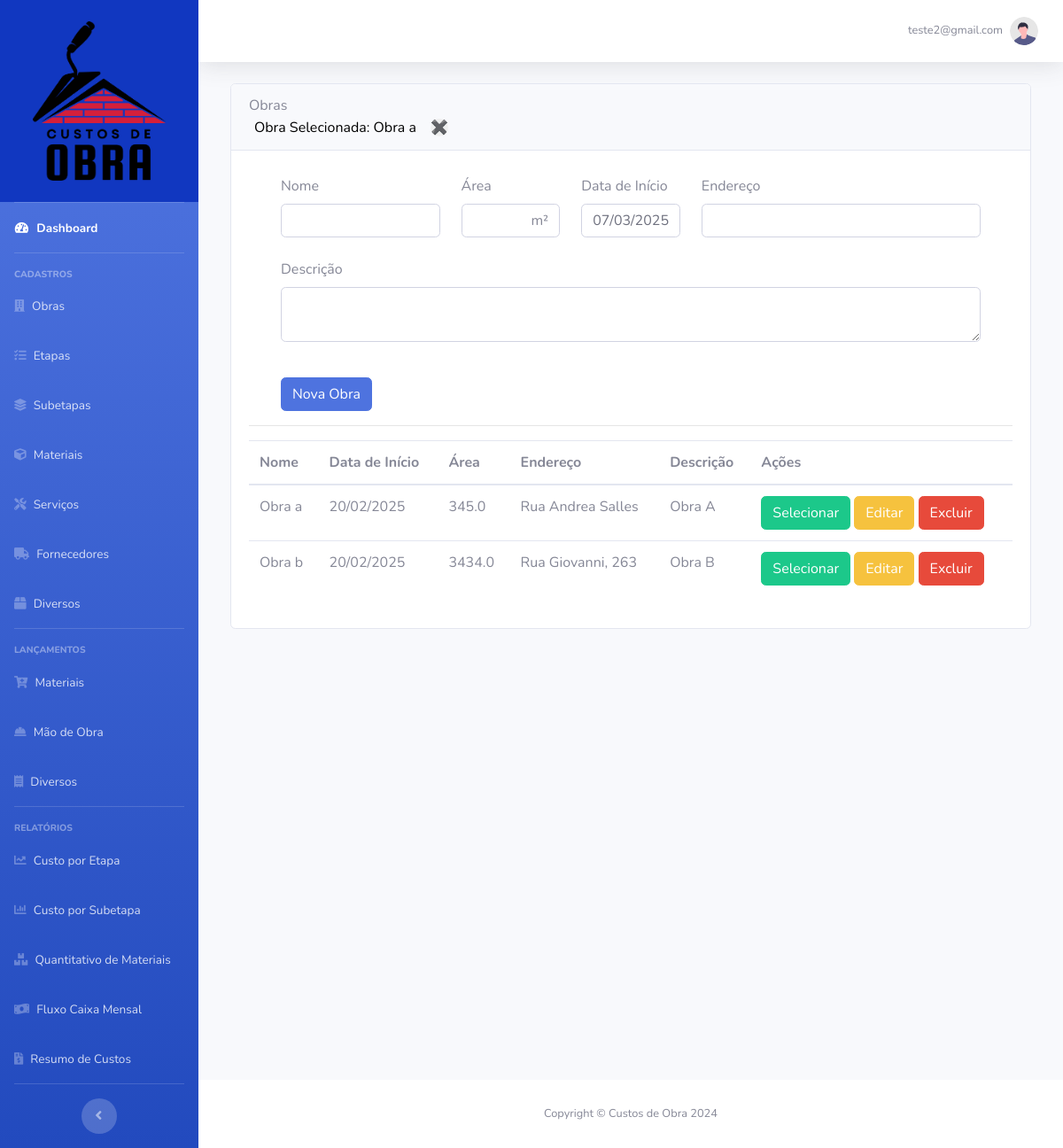
Screenshot of /cadastro/obras (signed in) with the database file from the repository.
### base_dir/models.py (models this page shows)
class Usuario(db.Model, UserMixin):
    id = db.Column(db.Integer, primary_key=True)
    email = db.Column(db.String(120), unique=True, nullable=False)
    senha = db.Column(db.String(60), nullable=False)
    nivel = db.Column(db.Integer, nullable=False)
    plano = db.Column(db.String(60), nullable=False)
    obra_selecionada = db.Column(db.Integer)
    obras = db.relationship("Obra", backref="usuario", lazy=True)
    etapas = db.relationship("Etapa", backref="usuario", lazy=True)
    subetapas = db.relationship("Subetapa", backref="usuario", lazy=True)
    materiais = db.relationship("Materiais", backref="usuario", lazy=True)
    servicos = db.relationship("Servicos", backref="usuario", lazy=True)
    fornecedores = db.relationship("Fornecedores", backref="usuario", lazy=True)
    diversos = db.relationship("Diversos", backref="usuario", lazy=True)

class Obra(db.Model):
    id = db.Column(db.Integer, primary_key=True)
    nome = db.Column(db.String(90), nullable=False)
    endereco = db.Column(db.String(90), nullable=False)
    data_inicio = db.Column(DateTime, nullable=False)
    area = db.Column(db.Float, nullable=False)
    descricao = db.Column(db.Text, nullable=False)
    usuario_id = db.Column(db.Integer, db.ForeignKey("usuario.id"), nullable=False)
    lancamentos_custo = db.relationship(
        "LancamentoCusto", back_populates="obra", lazy=True
    )
    lancamentos_servico = db.relationship(
        "LancamentoServico", back_populates="obra", lazy=True
    )
    lancamentos_diverso = db.relationship(
        "LancamentoDiverso", back_populates="obra", lazy=True
    )

### base_dir/routes.py (the view, shortened to what this page needs)
@app.route("/cadastro/obras", methods=["GET", "POST"])
@login_required
def obras():
    usuario = current_user
    form_nova_obra = FormNovaObra()
    prev_page = request.args.get("prev_page")
    obra_id = request.form.get("obra_id")
    action = request.form.get("action")
    obra_selecionada = Obra.query.filter_by(id=usuario.obra_selecionada).first()
    return render_template(
        "obras.html",
        form_nova_obra=form_nova_obra,
        usuario=usuario,
        obra_selecionada=obra_selecionada,
        prev_page=prev_page,
    )

### base_dir/forms.py (shortened to what this page needs)
class FormNovaObra(FlaskForm):
    nome = StringField("Nome", validators=[DataRequired()])
    endereco = StringField("Endereço", validators=[DataRequired()])
    area = StringField("Área", validators=[DataRequired(), validate_numerical_decimal])
    data_inicio = StringField(
        "Data de Início",
        validators=[DataRequired()],
        default=datetime.now().strftime("%d/%m/%Y"),
    )
    descricao = TextAreaField("Descrição")
    botao_novaobra = SubmitField("Nova Obra")

### base_dir/models.py (called while the page is built)
@login_manager.user_loader
def load_usuario(id_usuario):
    return Usuario.query.get(id_usuario)

### base_dir/templates/obras.html (shortened to what this page needs)
{% extends 'base.html' %}
{% block body %}
<div id="registration-works" class="col out-sidebar">
   <div class="card">
      <div class="card-header card-header-padrao">
         <div class="card-titulo-padrao">
            Obras
         </div>
         <div class="card-subtitulo-padrao">
            <a href="{{ url_for('obras') }}">
               {% if obra_selecionada %}
               <div style="display: flex; align-items: center; gap: 10px;">
                  <form method="POST" action="{{ url_for('desselecionar_obra') }}"
                     style="display: flex; align-items: center; gap: 10px; border: none; background: none;">
                     <button type="submit" class="obra-selecionada-btn" title="Desselecionar Obra">
                        Obra Selecionada: {{ obra_selecionada.nome.capitalize() }}
                     </button>
                     <button type="submit" class="btn-exclude" title="Desselecionar Obra">
                        ✖
                     </button>
                  </form>
               </div>
               {% else %}
               Nenhuma obra foi selecionada!
               {% endif %}
            </a>
         </div>
      </div>
      <div class="card-body">
         <div class="col-md-12 mx-auto">
            <form method="POST" action="" id="novaObraForm">
               <div class="container">
                  <div class="row">
                     <div class="col-md-3">
                        <div class="form-group mt-2">
                           {{ form_nova_obra.nome.label(class="form-control-label") }}
                           {% if form_nova_obra.nome.errors %}
                           {{ form_nova_obra.nome(class="form-control is-invalid") }}
                           <div class="invalid-feedback">
                              {% for erro in form_nova_obra.nome.errors %}
                              {{ erro }}
                              {% endfor %}
                           </div>
                           {% else %}
                           {{ form_nova_obra.nome(class="form-control") }}
                           {% endif %}
                        </div>
                     </div>
                     <div class="col-md-2">
                        <div class="form-group mt-2">
                           {{ form_nova_obra.area.label(class="form-control-label") }}
                           {% if form_nova_obra.area.errors %}
                           {{ form_nova_obra.area(class="form-control is-invalid") }}
                           <div class="invalid-feedback">
                              {% for erro in form_nova_obra.area.errors %}
                              {{ erro }}
                              {% endfor %}
                           </div>
                           {% else %}
                           {{ form_nova_obra.area(class="form-control area", placeholder="m\u00B2") }}
                           {% endif %}
                        </div>
                     </div>
                     <div class="col-md-2">
                        <div class="form-group mt-2">
                           {{ form_nova_obra.data_inicio.label(class="form-control-label") }}
                           {% if form_nova_obra.data_inicio.errors %}
                           {{ form_nova_obra.data_inicio(class="form-control is-invalid") }}
                           <div class="invalid-feedback">
                              {% for erro in form_nova_obra.data_inicio.errors %}
                              {{ erro }}
                              {% endfor %}
                           </div>
                           {% else %}
                           {{ form_nova_obra.data_inicio(class="form-control") }}
                           {% endif %}
                        </div>
                     </div>
                     <div class="col-md-5">
                        <div class="form-group mt-2">
                           {{ form_nova_obra.endereco.label(class="form-control-label") }}
                           {% if form_nova_obra.endereco.errors %}
                           {{ form_nova_obra.endereco(class="form-control is-invalid") }}
                           <div class="invalid-feedback">
                              {% for erro in form_nova_obra.endereco.errors %}
                              {{ erro }}
                              {% endfor %}
                           </div>
                           {% else %}
                           {{ form_nova_obra.endereco(class="form-control") }}
                           {% endif %}
                        </div>
                     </div>
                  </div>
                  <div class="row">
                     <div class="col-md-12">
                        <div class="form-group mt-2">
                           {{ form_nova_obra.descricao.label(class="form-control-label") }}
                           {% if form_nova_obra.descricao.errors %}
                           {{ form_nova_obra.descricao(class="form-control is-invalid") }}
                           <div class="invalid-feedback">
                              {% for erro in form_nova_obra.descricao.errors %}
                              {{ erro }}
                              {% endfor %}
                           </div>
                           {% else %}
                           {{ form_nova_obra.descricao(class="form-control") }}
                           {% endif %}
                        </div>
                     </div>
                  </div>
                  <div class="row mt-3">
                     <div class="col-md-12">
                        {{ form_nova_obra.botao_novaobra(class="btn btn-primary mt-2") }}
                     </div>
                  </div>
               </div>
            </form>
         </div>
         <hr>
         <table class="table">
            <thead>
               <tr>
                  <th scope="col">Nome</th>
                  <th scope="col">Data de Início</th>
                  <th scope="col">Área</th>
                  <th scope="col">Endereço</th>
                  <th scope="col">Descrição</th>
                  <th scope="col">Ações</th>
               </tr>
            </thead>
            <tbody>
               {% for obra in usuario.obras %}
               <tr>
                  <td>{{ obra.nome.capitalize() }}</td>
                  <td>{{ obra.data_inicio.strftime('%d/%m/%Y') }}</td>
                  <td>{{ obra.area }}</td>
                  <td>{{ obra.endereco }}</td>
                  <td style="max-width: 200px;">{{ obra.descricao }}</td>
                  <td>
                     <form action="{{ url_for('obras', prev_page=prev_page) }}" method="POST" style="display: inline;">
                        <button type="submit" class="btn btn-success">Selecionar</button>
                     </form>
                     <button type="button" class="btn btn-warning"
                        onclick="window.location='{{ url_for('obraseditar', obra_id=obra.id) }}'">
                        Editar</button>
                     <form action="{{ url_for('obras') }}" method="POST" style="display: inline;"
                        onsubmit="return confirmAndDisableButton(this, '{{ obra.nome }}');">
                        <button type="submit" class="btn btn-danger">Excluir</button>
                     </form>
                  </td>
               </tr>
               {% endfor %}
            </tbody>
         </table>
      </div>
   </div>
</div>
{% endblock %}

### base_dir/templates/components/navbar.html (shortened to what this page needs)
<nav class="navbar navbar-expand navbar-light bg-white topbar mb-4 static-top shadow">
   <ul class="navbar-nav ml-auto">
      <li class="nav-item dropdown no-arrow">
         <a class="nav-link dropdown-toggle" href="#" id="userDropdown" role="button" data-toggle="dropdown">
            <span class="mr-2 d-none d-lg-inline text-gray-600 small">{{ current_user.email }}</span>
            <img class="img-profile rounded-circle" src="{{ url_for('static', filename='images/undraw_profile.svg') }}">
         </a>
      </li>
   </ul>
</nav>

### rows the page displays
Usuario: email "teste2@gmail.com"
Obra: nome "Obra a", data_inicio "20/02/2025", area "345.0", endereco "Rua Andrea Salles", descricao "Obra A"
Obra: nome "Obra b", data_inicio "20/02/2025", area "3434.0", endereco "Rua Giovanni, 263", descricao "Obra B"
